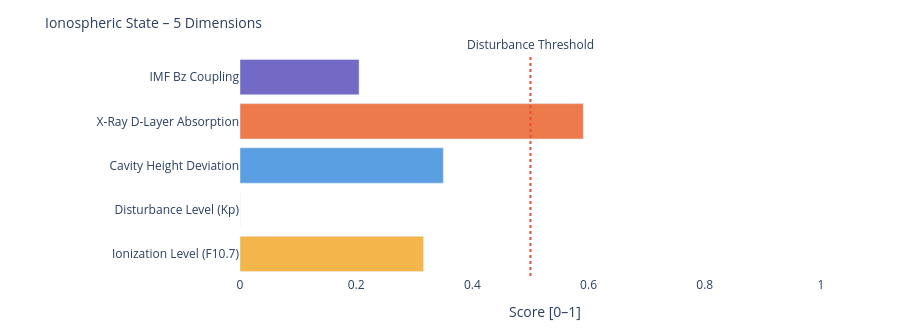

Notebook code cell kept with this figure:
### Markdown cell above
---
### 📐 Systemic Insight: Geometric Cavity vs. Real Schumann Resonance

**Relevant for:** Layer 6 = delta analysis &nbsp;|&nbsp; Layer 7 = feature vector / system interpretation

A cavity height change from 80 km to 70 km shifts the **idealized geometric frequencies** only minimally:

| Modus | Aktuell | Referenz | Δ |
|-------|---------|----------|---|
| SR-1 | 10.4762 Hz | 10.4599 Hz | +16 mHz |
| SR-2 | 18.1452 Hz | 18.1171 Hz | +28 mHz |
| SR-3 | 25.6612 Hz | 25.6215 Hz | +40 mHz |
| SR-4 | 33.1285 Hz | 33.0772 Hz | +51 mHz |

The geometric effect is limited because 10 km is very small compared to Earth's radius (~6371 km).

**Consequence:** Real Schumann deviations are likely driven more strongly by **conductivity, damping, day/night structure, lightning distribution and source geometry** than by pure cavity height.

---

**Layer 6 compares:**
```
geometric Δ from Layer 4  vs.  observed Δ from real Schumann measurement data
```

**Layer 7 Feature:**
```
If real Δ >> geometric Δ  →  non-geometric factors dominant
```

### Code cell
# ============================================================
# IONOSPHERIC STATE – Summary gauge
# Five dimensions: ionization, disturbance, cavity height, X-Ray, Bz coupling
# ============================================================

def norm(v, lo, hi):
    if v is None: return None
    return round(max(0.0, min(1.0, (v - lo) / (hi - lo))), 3)

# Ionization level (F10.7 → F2-Layer)
ioniz = norm(f107_val, 60, 250)

# Disturbance level (Kp → E/F-Layer irregularities)
disturb = norm(kp_val, 0, 9)

# Cavity height deviation from reference (80 km)
h_dev = norm(abs(h_eff - 80), 0, 20)

# X-Ray ionization (D-Layer absorption)
xray_ioniz = None
if xray_now is not None:
    xray_ioniz = norm(math.log10(max(xray_now, 1e-9)) + 9, 0, 5)

# Bz coupling (southward Bz → stronger magnetosphere-ionosphere coupling)
bz_coupling = norm(-(bz_now or 0), -5, 30) if bz_now is not None else None

dims = [
    ('Ionization Level (F10.7)',    ioniz,      '#F2A623'),
    ('Disturbance Level (Kp)',      disturb,    '#7F77DD'),
    ('Cavity Height Deviation',     h_dev,      '#378ADD'),
    ('X-Ray D-Layer Absorption',    xray_ioniz, '#E85D24'),
    ('IMF Bz Coupling',             bz_coupling,'#534AB7'),
]

fig = go.Figure()
for name, val, col in dims:
    if val is not None:
        h = int(val * 20)
        bar = '█' * h + '░' * (20 - h)
        label = f'{name}:  {bar}  {val:.3f}'
    else:
        label = f'{name}:  {"─" * 20}  n/a'
    fig.add_trace(go.Bar(
        x=[val if val is not None else 0],
        y=[name],
        orientation='h',
        marker_color=col, opacity=0.82,
        showlegend=False
    ))

fig.add_vline(x=0.5, line_dash='dot', line_color='#e74c3c',
              annotation_text='Disturbance Threshold', annotation_position='top')
fig.update_layout(
    title=dict(text='Ionospheric State – 5 Dimensions', font=dict(size=14)),
    xaxis=dict(title='Score [0–1]', range=[0, 1.05]),
    height=330, plot_bgcolor='rgba(0,0,0,0)', paper_bgcolor='rgba(0,0,0,0)',
    margin=dict(l=240, r=50, t=55, b=40)
)
fig.show()

print(f'\nIonospheric state:')
for name, val, _ in dims:
    print(f'  {name:<35} {val:.3f}' if val is not None else f'  {name:<35} n/a')

### Figure 1 — Plotly figure (JSON) as saved in the notebook; plotly's stock layout.template omitted (floating-point values rounded to 4 significant figures)
{"data": [{"marker": {"color": "#F2A623"}, "opacity": 0.82, "orientation": "h", "showlegend": false, "type": "bar", "x": [0.316], "y": ["Ionization Level (F10.7)"]}, {"marker": {"color": "#7F77DD"}, "opacity": 0.82, "orientation": "h", "showlegend": false, "type": "bar", "x": [0.0], "y": ["Disturbance Level (Kp)"]}, {"marker": {"color": "#378ADD"}, "opacity": 0.82, "orientation": "h", "showlegend": false, "type": "bar", "x": [0.35], "y": ["Cavity Height Deviation"]}, {"marker": {"color": "#E85D24"}, "opacity": 0.82, "orientation": "h", "showlegend": false, "type": "bar", "x": [0.591], "y": ["X-Ray D-Layer Absorption"]}, {"marker": {"color": "#534AB7"}, "opacity": 0.82, "orientation": "h", "showlegend": false, "type": "bar", "x": [0.205], "y": ["IMF Bz Coupling"]}], "layout": {"annotations": [{"showarrow": false, "text": "Disturbance Threshold", "x": 0.5, "xanchor": "center", "xref": "x", "y": 1, "yanchor": "bottom", "yref": "y domain"}], "height": 330, "margin": {"b": 40, "l": 240, "r": 50, "t": 55}, "paper_bgcolor": "rgba(0,0,0,0)", "plot_bgcolor": "rgba(0,0,0,0)", "shapes": [{"line": {"color": "#e74c3c", "dash": "dot"}, "type": "line", "x0": 0.5, "x1": 0.5, "xref": "x", "y0": 0, "y1": 1, "yref": "y domain"}], "title": {"font": {"size": 14}, "text": "Ionospheric State – 5 Dimensions"}, "xaxis": {"range": [0, 1.05], "title": {"text": "Score [0–1]"}}}}
